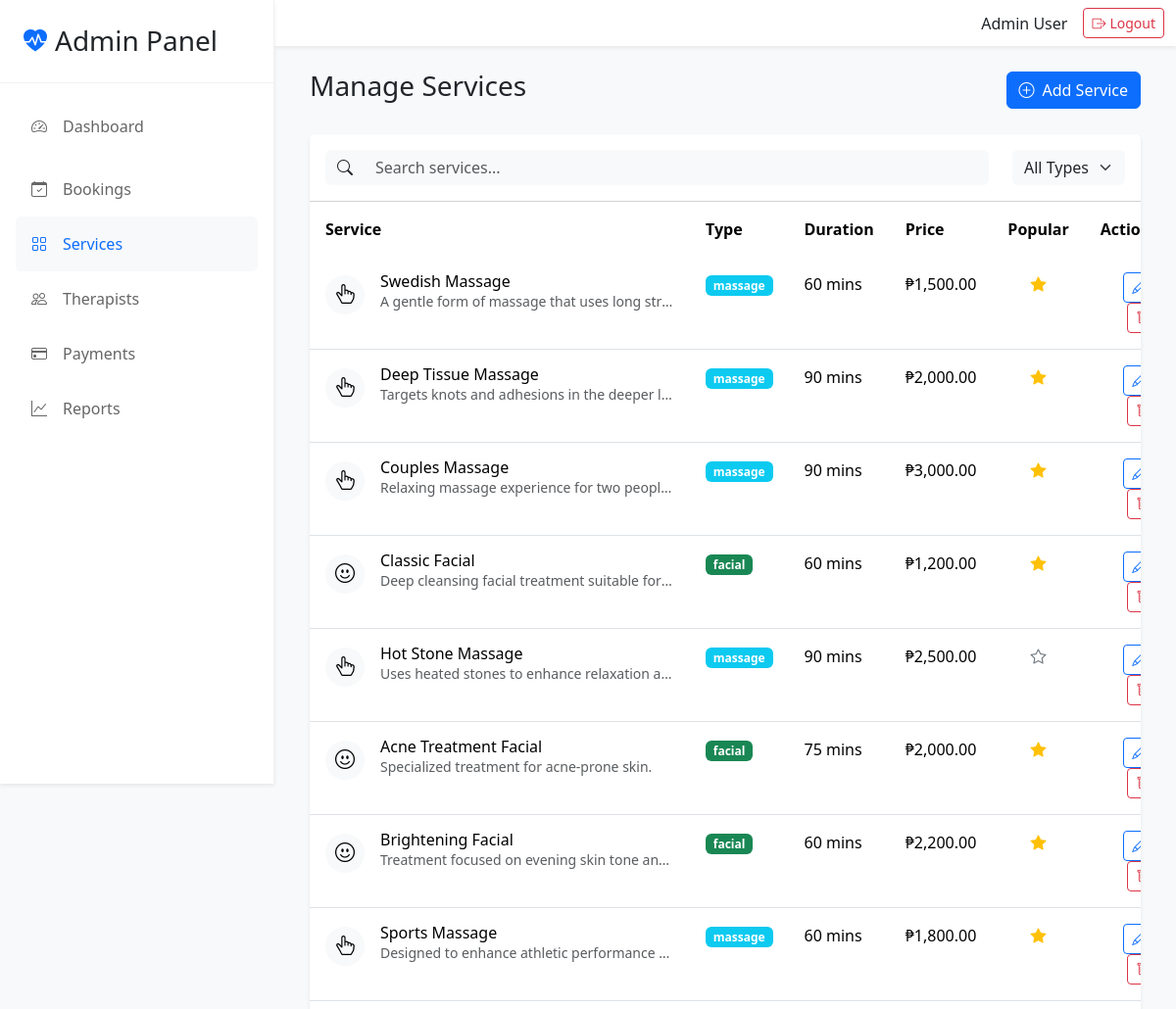
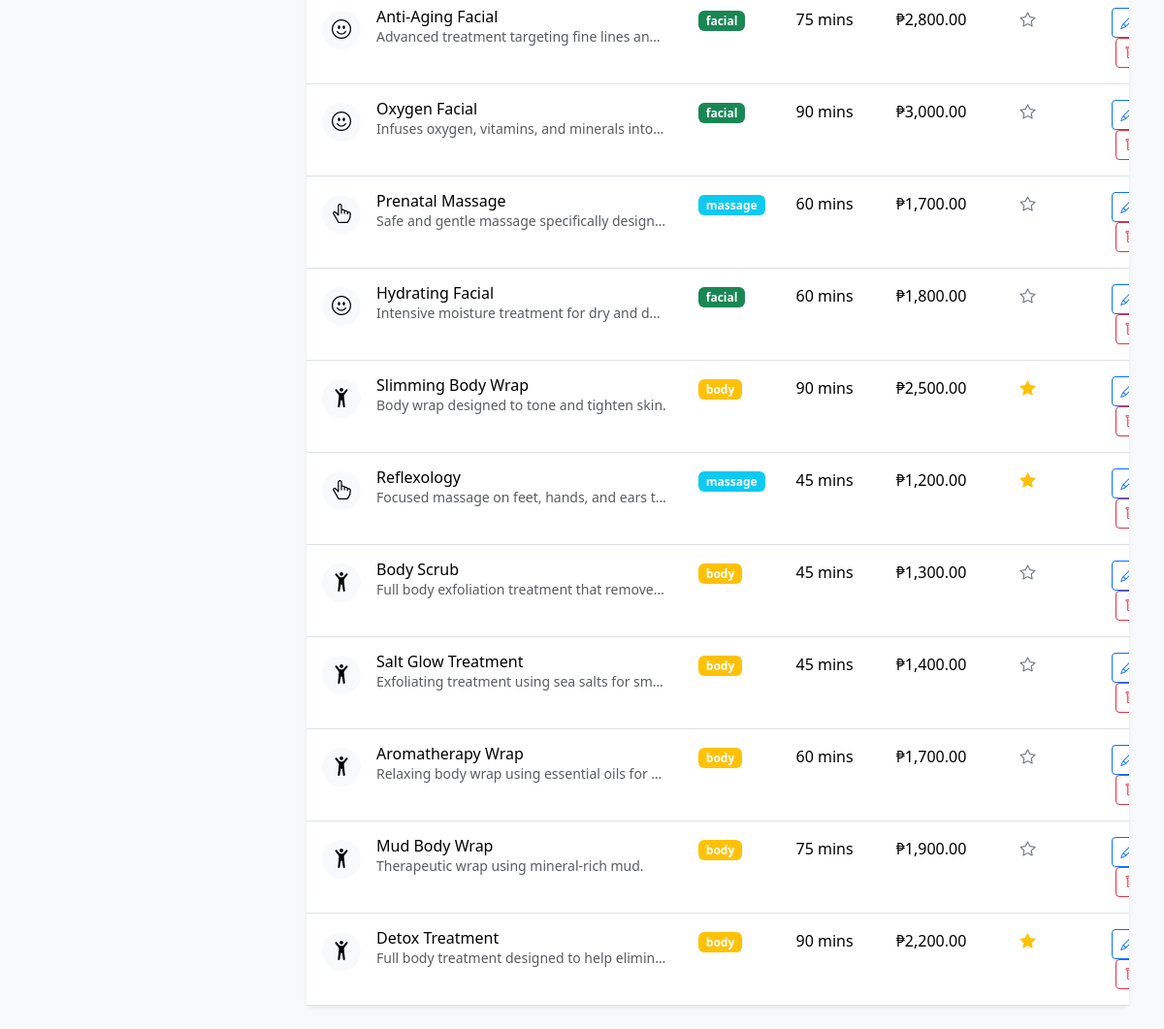
Page /public/admin/services (signed in) on the committed database (2 pictures, top to bottom).
### tables this page shows
CREATE TABLE IF NOT EXISTS Services (
    service_id INT AUTO_INCREMENT PRIMARY KEY,
    service_name VARCHAR(100) NOT NULL,
    description TEXT,
    duration INT NOT NULL,
    price DECIMAL(10,2) NOT NULL,
    service_type ENUM('massage', 'facial', 'body') NOT NULL,
    image VARCHAR(255) DEFAULT 'placeholder.jpg',
    popularity INT DEFAULT 0,
    is_popular BOOLEAN DEFAULT FALSE,
    is_deleted BOOLEAN DEFAULT FALSE,
    created_at TIMESTAMP DEFAULT CURRENT_TIMESTAMP,
    updated_at TIMESTAMP DEFAULT CURRENT_TIMESTAMP ON UPDATE CURRENT_TIMESTAMP
);

### app/controllers/AdminController.php (called while the page is built, shortened)
<?php
require_once __DIR__ . '/../models/Service.php';
require_once __DIR__ . '/../config/Database.php';
class AdminController {
    private $service;
    public function __construct() {
        $database = new Database();
        $this->db = $database->connect();
        $this->service = new Service($this->db);
    }
    public function services() {
        $services = $this->service->getAllServices();
        $data = [
            'active_page' => 'services',
            'services' => $services
        ];
        extract($data);
        include __DIR__ . '/../views/admin/layouts/admin_dashboard.php';
    }
}

### app/config/Database.php (called while the page is built, shortened)
<?php
class Database {
    private $host = 'localhost';
    private $db_name = 'spa_booking_db';
    private $username = 'root';
    private $password = '';
    public function connect() {
        try {
            $dsn = "mysql:host={$this->host};dbname={$this->db_name};charset=utf8mb4";
            $options = [
                PDO::ATTR_ERRMODE => PDO::ERRMODE_EXCEPTION,
                PDO::ATTR_DEFAULT_FETCH_MODE => PDO::FETCH_ASSOC,
                PDO::ATTR_EMULATE_PREPARES => false
            ];
            $this->conn = new PDO($dsn, $this->username, $this->password, $options);
            return $this->conn;
        } catch(PDOException $e) {
            error_log("Connection Error: " . $e->getMessage());
            error_log("Stack trace: " . $e->getTraceAsString());
            throw $e;
        }
    }
}

### app/models/Service.php (called while the page is built, shortened)
<?php
class Service {
    private $db;
    public function __construct($pdo) {
        $this->db = $pdo;
    }
    public function getAllServices() {
        $sql = "SELECT * FROM Services WHERE is_deleted = FALSE ORDER BY popularity DESC";
        $stmt = $this->db->prepare($sql);
        $stmt->execute();
        return $stmt->fetchAll(PDO::FETCH_ASSOC);
    }
}

### app/views/admin/services.php (the view, shortened to what this page needs)
<div class="container-fluid">
    <div class="d-flex justify-content-between align-items-center mb-4">
        <h1 class="h3">Manage Services</h1>
        <button class="btn btn-primary" data-bs-toggle="modal" data-bs-target="#addServiceModal">
            <i class="bi bi-plus-circle me-2"></i>Add Service
        </button>
    </div>
    <div class="row">
        <div class="col-12">
            <div class="card border-0 shadow-sm">
                <div class="card-header bg-white py-3">
                    <div class="row align-items-center">
                        <div class="col">
                            <div class="input-group">
                                <span class="input-group-text bg-light border-0">
                                    <i class="bi bi-search"></i>
                                </span>
                                <input type="text" id="serviceSearch" class="form-control border-0 bg-light" placeholder="Search services...">
                            </div>
                        </div>
                        <div class="col-auto">
                            <select id="serviceTypeFilter" class="form-select border-0 bg-light">
                                <option value="">All Types</option>
                            </select>
                        </div>
                    </div>
                </div>
                <div class="card-body p-0">
                    <div class="table-responsive">
                        <table class="table table-hover mb-0">
                            <thead class="bg-light">
                                <tr>
                                    <th class="border-0" style="width: 40%">Service</th>
                                    <th class="border-0" style="width: 15%">Type</th>
                                    <th class="border-0" style="width: 12%">Duration</th>
                                    <th class="border-0" style="width: 15%">Price</th>
                                    <th class="border-0" style="width: 8%">Popular</th>
                                    <th class="border-0 text-end" style="width: 10%">Actions</th>
                                </tr>
                            </thead>
                            <tbody>
                                <?php foreach ($services as $service): ?>
                                <tr>
                                    <td>
                                        <div class="d-flex align-items-center">
                                            <div class="service-icon me-3">
                                                <div class="rounded-circle bg-light d-flex align-items-center justify-content-center" style="width: 40px; height: 40px;">
                                                    <?php
                                                    $icon = '';
                                                    switch($service['service_type']) {
                                                        case 'massage':
                                                            $icon = '<i class="bi bi-hand-index-thumb fs-5"></i>';
                                                            break;
                                                        case 'facial':
                                                            $icon = '<i class="bi bi-emoji-smile fs-5"></i>';
                                                            break;
                                                        case 'body':
                                                            $icon = '<i class="bi bi-person-arms-up fs-5"></i>';
                                                            break;
                                                    }
                                                    echo $icon;
                                                    ?>
                                                </div>
                                            </div>
                                            <div>
                                                <h6 class="mb-0"><?php echo htmlspecialchars($service['service_name']); ?></h6>
                                                <small class="text-muted text-truncate d-inline-block" style="max-width: 300px;"><?php echo htmlspecialchars($service['description']); ?></small>
                                            </div>
                                        </div>
                                    </td>
                                    <td>
                                        <span class="badge bg-<?php echo $service['service_type'] === 'massage' ? 'info' : ($service['service_type'] === 'facial' ? 'success' : 'warning'); ?> text-nowrap">
                                            <?php echo $service['service_type']; ?>
                                        </span>
                                    </td>
                                    <td class="text-nowrap"><?php echo $service['duration']; ?> mins</td>
                                    <td class="text-nowrap">₱<?php echo number_format($service['price'], 2); ?></td>
                                    <td class="text-center">
                                        <?php if ($service['is_popular']): ?>
                                            <i class="bi bi-star-fill text-warning" title="Popular Service"></i>
                                        <?php else: ?>
                                            <i class="bi bi-star text-secondary" title="Regular Service"></i>
                                        <?php endif; ?>
                                    </td>
                                    <td class="text-end">
                                        <button class="btn btn-sm btn-outline-primary me-1" onclick="editService(<?php echo $service['service_id']; ?>)">
                                            <i class="bi bi-pencil"></i>
                                        </button>
                                        <button class="btn btn-sm btn-outline-danger" onclick="deleteService(<?php echo $service['service_id']; ?>)">
                                            <i class="bi bi-trash"></i>
                                        </button>
                                    </td>
                                </tr>
                                <?php endforeach; ?>
                            </tbody>
                        </table>
                    </div>
                </div>
            </div>
        </div>
    </div>
</div>

### public/index.php (shortened to what this page needs)
<?php
require_once '../config/config.php';
require_once '../app/config/Database.php';
try {
    $database = new Database();
    $pdo = $database->connect();
} catch (PDOException $e) {
    error_log("Database connection failed: " . $e->getMessage());
    die("Connection failed. Please try again later.");
}
require_once __DIR__ . '/../app/models/Service.php';
$url = isset($_GET['url']) ? rtrim($_GET['url'], '/') : '';
$url = filter_var($url, FILTER_SANITIZE_URL);
$url = explode('/', $url);
switch ($url[0]) {
    case 'admin':
        require_once '../app/controllers/AdminController.php';
        $database = new Database();
        $pdo = $database->connect();
        $controller = new AdminController($pdo);
        if (!isset($url[1])) {
            $controller->dashboard();
        } else {
            switch ($url[1]) {
                default:
                    $method = $url[1];
                    if (method_exists($controller, $method)) {
                        $controller->$method();
                    } else {
                        header("HTTP/1.0 404 Not Found");
                        include '../app/views/errors/404.php';
                    }
            }
        }
        break;
}

### app/views/admin/layouts/admin_dashboard.php (shortened to what this page needs)
<!DOCTYPE html>
<html lang="en">
<head>
    <link href="https://cdn.jsdelivr.net/npm/bootstrap@5.3.3/dist/css/bootstrap.min.css" rel="stylesheet">
    <link rel="stylesheet" href="https://cdn.jsdelivr.net/npm/bootstrap-icons@1.11.1/font/bootstrap-icons.css">
    <link href="<?php echo BASE_URL; ?>/public/assets/css/admin.css" rel="stylesheet">
</head>
<body class="bg-light">
    <div class="wrapper">
        <nav id="sidebar" class="shadow-sm">
            <div class="sidebar-header p-4">
                <div class="d-flex align-items-center">
                    <i class="bi bi-heart-pulse-fill text-primary fs-4 me-2"></i>
                    <h3 class="mb-0">Admin Panel</h3>
                </div>
            </div>
            <ul class="list-unstyled components p-3">
                <li class="mb-2 <?php echo $active_page === 'dashboard' ? 'active' : ''; ?>">
                    <a href="<?php echo BASE_URL; ?>/public/admin" class="d-flex align-items-center p-3 rounded">
                        <i class="bi bi-speedometer2 me-3"></i> Dashboard
                    </a>
                </li>
                <li class="<?php echo $active_page === 'bookings' ? 'active' : ''; ?>">
                    <a href="<?php echo BASE_URL; ?>/public/admin/bookings" class="d-flex align-items-center p-3 rounded">
                        <i class="bi bi-calendar-check me-3"></i> Bookings
                    </a>
                </li>
                <li class="<?php echo $active_page === 'services' ? 'active' : ''; ?>">
                    <a href="<?php echo BASE_URL; ?>/public/admin/services" class="d-flex align-items-center p-3 rounded">
                        <i class="bi bi-grid me-3"></i> Services
                    </a>
                </li>
                <li class="<?php echo $active_page === 'therapists' ? 'active' : ''; ?>">
                    <a href="<?php echo BASE_URL; ?>/public/admin/therapists" class="d-flex align-items-center p-3 rounded">
                        <i class="bi bi-people me-3"></i> Therapists
                    </a>
                </li>
                <li class="<?php echo $active_page === 'payments' ? 'active' : ''; ?>">
                    <a href="<?php echo BASE_URL; ?>/public/admin/payments" class="d-flex align-items-center p-3 rounded">
                        <i class="bi bi-credit-card me-3"></i> Payments
                    </a>
                </li>
                <li class="<?php echo $active_page === 'reports' ? 'active' : ''; ?>">
                    <a href="<?php echo BASE_URL; ?>/public/admin/reports" class="d-flex align-items-center p-3 rounded">
                        <i class="bi bi-graph-up me-3"></i> Reports
                    </a>
                </li>
            </ul>
        </nav>
        <div id="content">
            <nav class="navbar navbar-expand-lg navbar-light bg-white shadow-sm">
                <div class="container-fluid">
                    <div class="ms-auto d-flex align-items-center">
                        <span class="me-3"><?php echo $_SESSION['full_name']; ?></span>
                        <a href="<?php echo BASE_URL; ?>/public/logout" class="btn btn-outline-danger btn-sm">
                            <i class="bi bi-box-arrow-right me-1"></i>Logout
                        </a>
                    </div>
                </div>
            </nav>
            <div class="container-fluid p-4">
                <?php include $content; ?>
            </div>
        </div>
    </div>
</body>
</html>

### public/assets/css/admin.css (style rules this page uses)
:root { --sidebar-width: 280px; --header-height: 70px; }
.wrapper { display: flex; width: 100%; min-height: 100vh; }
#sidebar { width: var(--sidebar-width); background: #ffffff; transition: all 0.3s; position: fixed; top: 0; left: 0; height: 100vh; z-index: 1000; border-right: 1px solid rgba(0,0,0,.05); }
#sidebar .sidebar-header { border-bottom: 1px solid rgba(0,0,0,.05); }
#sidebar ul li a { padding: 10px; display: block; color: #666; text-decoration: none; transition: all 0.3s; }
#sidebar ul li.active a, #sidebar ul li a:hover { background: #f8f9fa; color: #0d6efd; }
#content { width: calc(100% - var(--sidebar-width)); margin-left: var(--sidebar-width); transition: all 0.3s; }
.table > :not(caption) > * > * { padding: 1rem; }

### rows in the picture
services: service_name "Swedish Massage", description "A gentle form of massage that uses long str…", service_type "massage", duration "60", price "1,500.00", is_popular 1 (drawn)
services: service_name "Deep Tissue Massage", description "Targets knots and adhesions in the deeper l…", service_type "massage", duration "90", price "2,000.00", is_popular 1 (drawn)
services: service_name "Couples Massage", description "Relaxing massage experience for two peopl…", service_type "massage", duration "90", price "3,000.00", is_popular 1 (drawn)
services: service_name "Classic Facial", description "Deep cleansing facial treatment suitable for…", service_type "facial", duration "60", price "1,200.00", is_popular 1 (drawn)
services: service_name "Hot Stone Massage", description "Uses heated stones to enhance relaxation a…", service_type "massage", duration "90", price "2,500.00", is_popular 0 (drawn)
services: service_name "Acne Treatment Facial", description "Specialized treatment for acne-prone skin.", service_type "facial", duration "75", price "2,000.00", is_popular 1 (drawn)
services: service_name "Brightening Facial", description "Treatment focused on evening skin tone an…", service_type "facial", duration "60", price "2,200.00", is_popular 1 (drawn)
services: service_name "Sports Massage", description "Designed to enhance athletic performance…", service_type "massage", duration "60", price "1,800.00", is_popular 1 (drawn)
services: service_name "Anti-Aging Facial", description "Advanced treatment targeting fine lines an…", service_type "facial", duration "75", price "2,800.00", is_popular 0 (drawn)
services: service_name "Oxygen Facial", description "Infuses oxygen, vitamins, and minerals into…", service_type "facial", duration "90", price "3,000.00", is_popular 0 (drawn)
services: service_name "Prenatal Massage", description "Safe and gentle massage specifically design…", service_type "massage", duration "60", price "1,700.00", is_popular 0 (drawn)
services: service_name "Hydrating Facial", description "Intensive moisture treatment for dry and d…", service_type "facial", duration "60", price "1,800.00", is_popular 0 (drawn)
services: service_name "Slimming Body Wrap", description "Body wrap designed to tone and tighten skin.", service_type "body", duration "90", price "2,500.00", is_popular 1 (drawn)
services: service_name "Reflexology", description "Focused massage on feet, hands, and ears t…", service_type "massage", duration "45", price "1,200.00", is_popular 1 (drawn)
services: service_name "Body Scrub", description "Full body exfoliation treatment that remove…", service_type "body", duration "45", price "1,300.00", is_popular 0 (drawn)
services: service_name "Salt Glow Treatment", description "Exfoliating treatment using sea salts for sm…", service_type "body", duration "45", price "1,400.00", is_popular 0 (drawn)
services: service_name "Aromatherapy Wrap", description "Relaxing body wrap using essential oils for…", service_type "body", duration "60", price "1,700.00", is_popular 0 (drawn)
services: service_name "Mud Body Wrap", description "Therapeutic wrap using mineral-rich mud.", service_type "body", duration "75", price "1,900.00", is_popular 0 (drawn)
services: service_name "Detox Treatment", description "Full body treatment designed to help elimin…", service_type "body", duration "90", price "2,200.00", is_popular 1 (drawn)

### other values in the picture
$_SESSION['full_name'] "Admin User"
